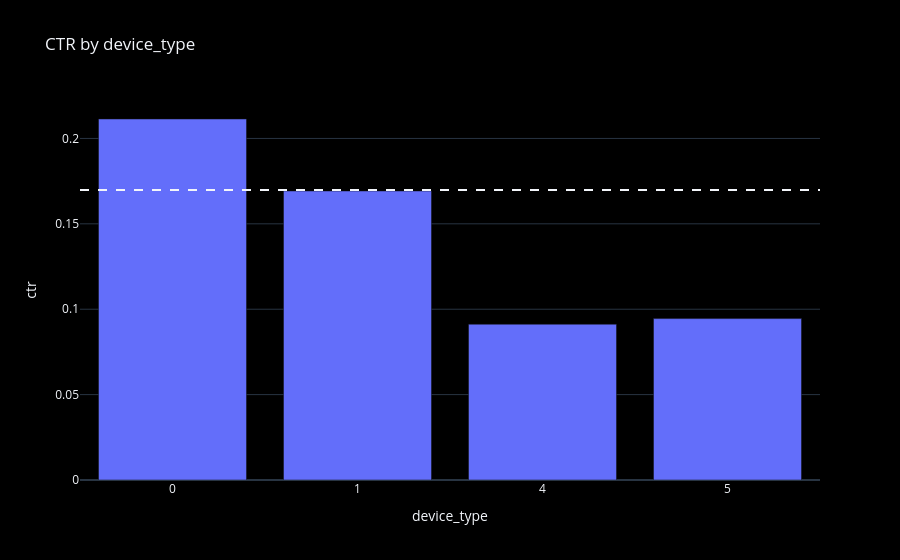

Source (notebook cell):
### Markdown cell above
### Device

### Code cell
ctr('device_type')

### Figure 1 — Plotly figure (JSON) as saved in the notebook; plotly's stock layout.template omitted (floating-point values rounded to 4 significant figures)
{"data": [{"customdata": [[55434], [932544], [19488], [3259]], "hovertemplate": "device_type=%{x}<br>ctr=%{y}<br>impressions=%{customdata[0]}<extra></extra>", "legendgroup": "", "marker": {"color": "#636efa", "pattern": {"shape": ""}}, "name": "", "orientation": "v", "showlegend": false, "textposition": "auto", "type": "bar", "x": ["0", "1", "4", "5"], "xaxis": "x", "y": [0.2114, 0.1692, 0.09124, 0.09451], "yaxis": "y"}], "layout": {"barmode": "relative", "legend": {"tracegroupgap": 0}, "shapes": [{"line": {"dash": "dash"}, "type": "line", "x0": 0, "x1": 1, "xref": "x domain", "y0": 0.1698, "y1": 0.1698, "yref": "y"}], "title": {"text": "CTR by device_type"}, "xaxis": {"anchor": "y", "domain": [0.0, 1.0], "title": {"text": "device_type"}, "type": "category"}, "yaxis": {"anchor": "x", "domain": [0.0, 1.0], "title": {"text": "ctr"}}}}
